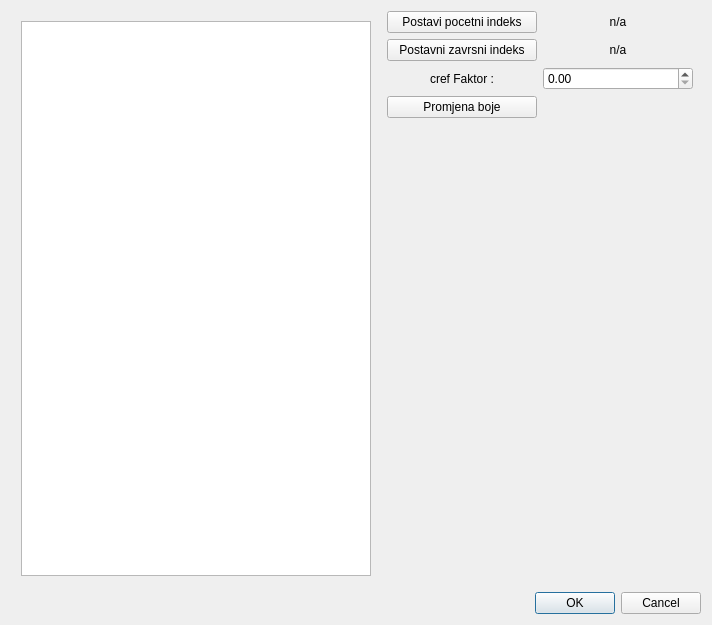
<?xml version="1.0" encoding="UTF-8"?>
<ui version="4.0">
 <class>Dialog</class>
 <widget class="QDialog" name="Dialog">
  <property name="geometry">
   <rect>
    <x>0</x>
    <y>0</y>
    <width>712</width>
    <height>625</height>
   </rect>
  </property>
  <property name="windowTitle">
   <string>Dialog</string>
  </property>
  <layout class="QVBoxLayout" name="verticalLayout">
   <item>
    <layout class="QHBoxLayout" name="horizontalLayout">
     <property name="rightMargin">
      <number>0</number>
     </property>
     <item>
      <layout class="QVBoxLayout" name="verticalLayout_2">
       <property name="margin">
        <number>10</number>
       </property>
       <item>
        <widget class="QTableView" name="tableViewPodaci">
         <property name="sizePolicy">
          <sizepolicy hsizetype="Preferred" vsizetype="Expanding">
           <horstretch>0</horstretch>
           <verstretch>0</verstretch>
          </sizepolicy>
         </property>
         <property name="minimumSize">
          <size>
           <width>350</width>
           <height>250</height>
          </size>
         </property>
         <property name="maximumSize">
          <size>
           <width>16777215</width>
           <height>16777215</height>
          </size>
         </property>
         <property name="selectionMode">
          <enum>QAbstractItemView::SingleSelection</enum>
         </property>
         <property name="selectionBehavior">
          <enum>QAbstractItemView::SelectRows</enum>
         </property>
        </widget>
       </item>
      </layout>
     </item>
     <item>
      <layout class="QVBoxLayout" name="verticalLayout_3">
       <property name="margin">
        <number>0</number>
       </property>
       <item>
        <layout class="QGridLayout" name="gridLayout">
         <property name="margin">
          <number>0</number>
         </property>
         <item row="2" column="2">
          <widget class="QDoubleSpinBox" name="crefDoubleSpinBox">
           <property name="minimumSize">
            <size>
             <width>150</width>
             <height>0</height>
            </size>
           </property>
           <property name="maximum">
            <double>1.000000000000000</double>
           </property>
           <property name="singleStep">
            <double>0.100000000000000</double>
           </property>
          </widget>
         </item>
         <item row="4" column="1">
          <spacer name="verticalSpacer">
           <property name="orientation">
            <enum>Qt::Vertical</enum>
           </property>
           <property name="sizeHint" stdset="0">
            <size>
             <width>20</width>
             <height>40</height>
            </size>
           </property>
          </spacer>
         </item>
         <item row="1" column="1">
          <widget class="QPushButton" name="gumbEnd">
           <property name="minimumSize">
            <size>
             <width>150</width>
             <height>0</height>
            </size>
           </property>
           <property name="text">
            <string>Postavni zavrsni indeks</string>
           </property>
          </widget>
         </item>
         <item row="0" column="1">
          <widget class="QPushButton" name="gumbStart">
           <property name="minimumSize">
            <size>
             <width>150</width>
             <height>0</height>
            </size>
           </property>
           <property name="text">
            <string>Postavi pocetni indeks</string>
           </property>
          </widget>
         </item>
         <item row="3" column="1">
          <widget class="QPushButton" name="gumbBoja">
           <property name="minimumSize">
            <size>
             <width>150</width>
             <height>0</height>
            </size>
           </property>
           <property name="text">
            <string>Promjena boje</string>
           </property>
          </widget>
         </item>
         <item row="2" column="1">
          <widget class="QLabel" name="label_3">
           <property name="minimumSize">
            <size>
             <width>150</width>
             <height>0</height>
            </size>
           </property>
           <property name="text">
            <string>cref Faktor :</string>
           </property>
           <property name="alignment">
            <set>Qt::AlignCenter</set>
           </property>
          </widget>
         </item>
         <item row="0" column="2">
          <widget class="QLabel" name="labelStart">
           <property name="minimumSize">
            <size>
             <width>150</width>
             <height>0</height>
            </size>
           </property>
           <property name="text">
            <string>n/a</string>
           </property>
           <property name="alignment">
            <set>Qt::AlignCenter</set>
           </property>
          </widget>
         </item>
         <item row="1" column="2">
          <widget class="QLabel" name="labelEnd">
           <property name="minimumSize">
            <size>
             <width>150</width>
             <height>0</height>
            </size>
           </property>
           <property name="text">
            <string>n/a</string>
           </property>
           <property name="alignment">
            <set>Qt::AlignCenter</set>
           </property>
          </widget>
         </item>
         <item row="0" column="3">
          <spacer name="horizontalSpacer">
           <property name="orientation">
            <enum>Qt::Horizontal</enum>
           </property>
           <property name="sizeHint" stdset="0">
            <size>
             <width>40</width>
             <height>20</height>
            </size>
           </property>
          </spacer>
         </item>
        </layout>
       </item>
      </layout>
     </item>
    </layout>
   </item>
   <item>
    <widget class="QDialogButtonBox" name="buttonBox">
     <property name="orientation">
      <enum>Qt::Horizontal</enum>
     </property>
     <property name="standardButtons">
      <set>QDialogButtonBox::Cancel|QDialogButtonBox::Ok</set>
     </property>
    </widget>
   </item>
  </layout>
 </widget>
 <resources/>
 <connections>
  <connection>
   <sender>buttonBox</sender>
   <signal>accepted()</signal>
   <receiver>Dialog</receiver>
   <slot>accept()</slot>
   <hints>
    <hint type="sourcelabel">
     <x>248</x>
     <y>254</y>
    </hint>
    <hint type="destinationlabel">
     <x>157</x>
     <y>274</y>
    </hint>
   </hints>
  </connection>
  <connection>
   <sender>buttonBox</sender>
   <signal>rejected()</signal>
   <receiver>Dialog</receiver>
   <slot>reject()</slot>
   <hints>
    <hint type="sourcelabel">
     <x>316</x>
     <y>260</y>
    </hint>
    <hint type="destinationlabel">
     <x>286</x>
     <y>274</y>
    </hint>
   </hints>
  </connection>
 </connections>
</ui>
